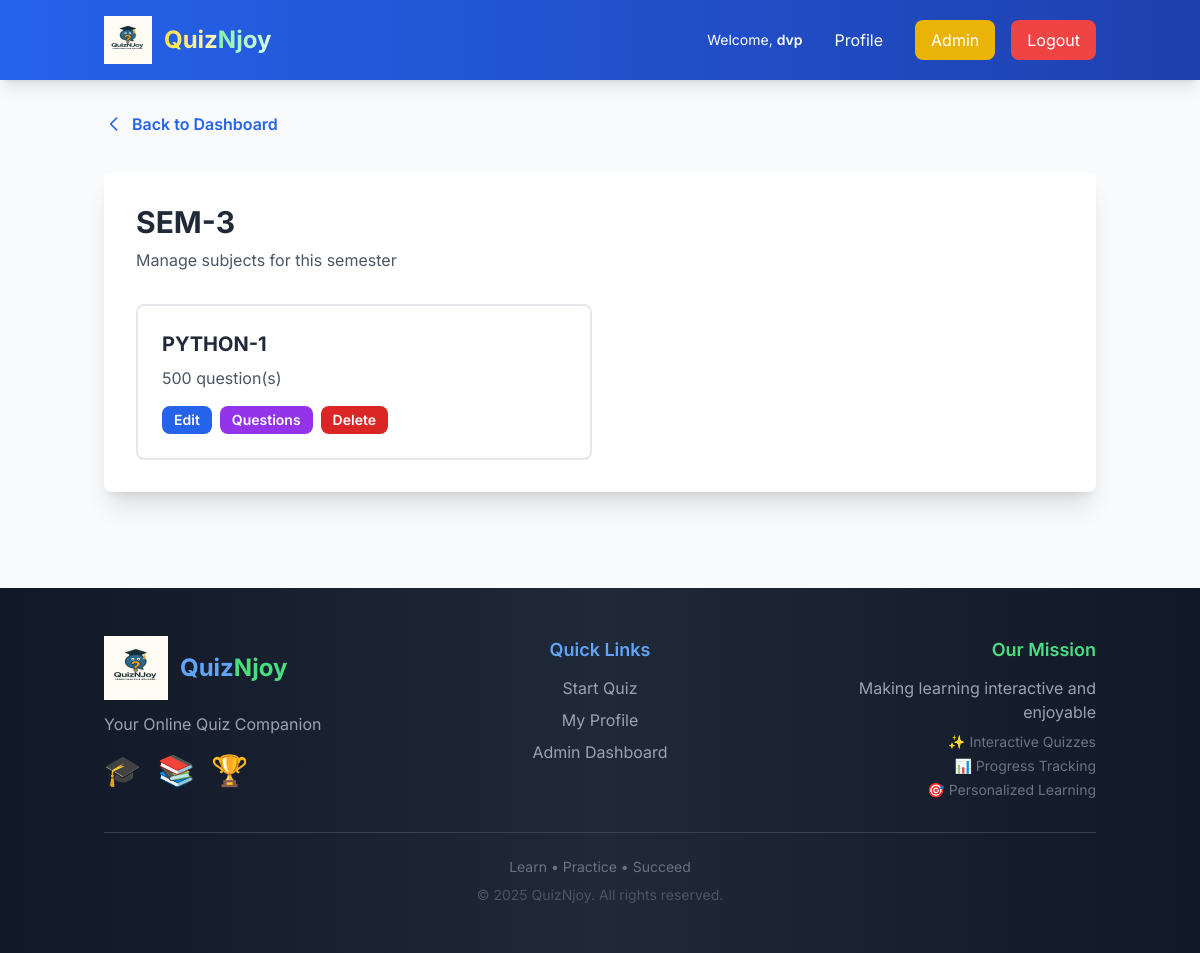
Page /semesters/admin/manage-subjects/1/ (signed in) on the earlier database version.
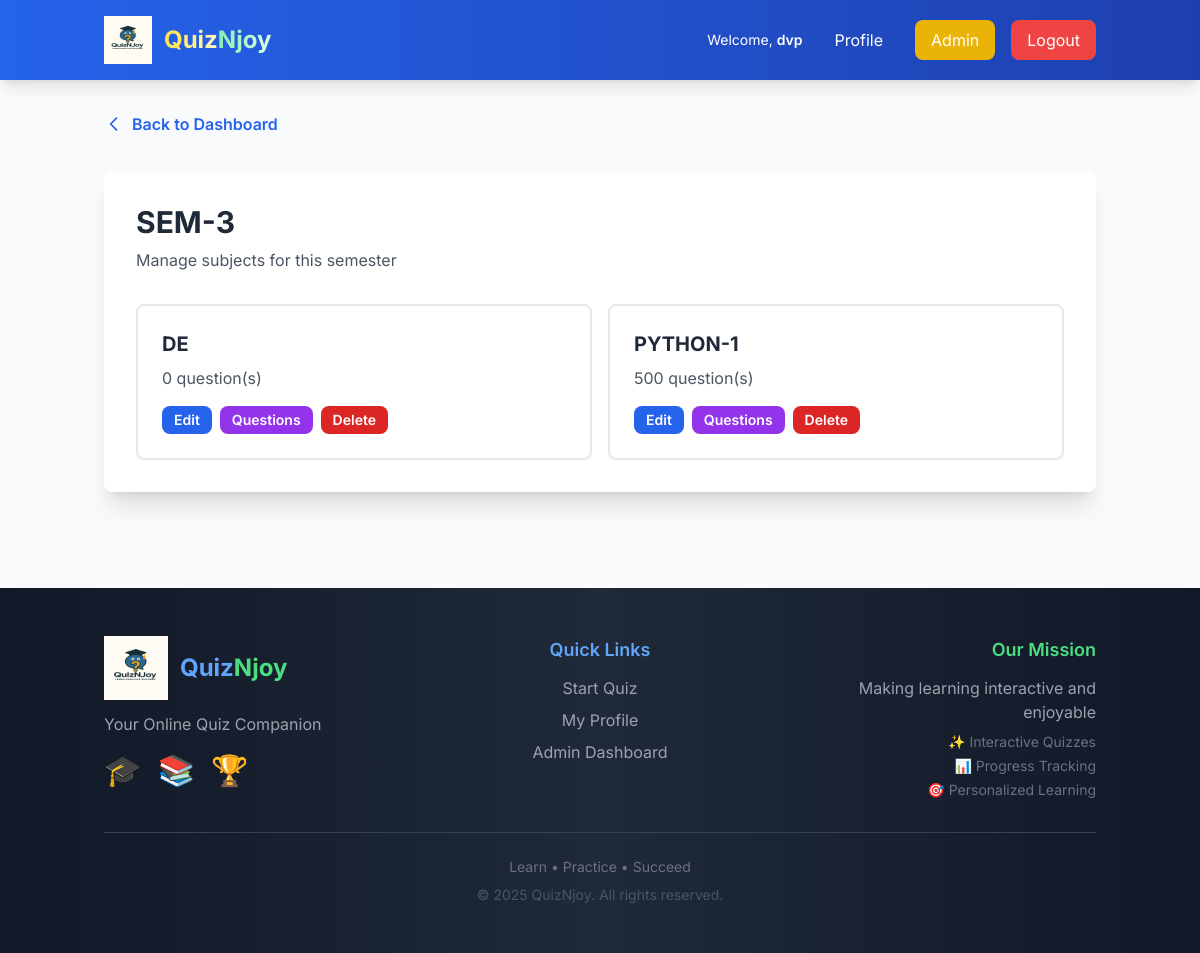
Same page on the later database version.
### semesters/models.py (models this page shows, shortened)
class Semester(models.Model):
    name = models.CharField(max_length=100, unique=True)
    description = models.TextField(blank=True)
    created_at = models.DateTimeField(auto_now_add=True)
    class Meta:
        ordering = ['name']

class Subject(models.Model):
    semester = models.ForeignKey(Semester, on_delete=models.CASCADE, related_name='subjects')
    name = models.CharField(max_length=200)
    code = models.CharField(max_length=20, blank=True)
    created_at = models.DateTimeField(auto_now_add=True)
    class Meta:
        ordering = ['semester', 'name']
        unique_together = ['semester', 'name']

### semesters/views.py (the view)
# urls.py: path('admin/manage-subjects/<int:semester_id>/', views.manage_subjects, name='manage_subjects'),
@staff_member_required
def manage_subjects(request, semester_id):
    semester = get_object_or_404(Semester, id=semester_id)
    subjects = Subject.objects.filter(semester=semester)
    return render(request, 'semesters/manage_subjects.html', {
        'semester': semester,
        'subjects': subjects
    })

### templates/semesters/manage_subjects.html (shortened to what this page needs)
{% extends 'base.html' %}
{% block content %}
<div class="max-w-6xl mx-auto">
    <div class="mb-8">
        <a href="{% url 'semesters:admin_dashboard' %}" class="inline-flex items-center text-blue-600 hover:text-blue-800 font-semibold">
            <svg class="w-5 h-5 mr-2" fill="none" stroke="currentColor" viewBox="0 0 24 24">
                <path stroke-linecap="round" stroke-linejoin="round" stroke-width="2" d="M15 19l-7-7 7-7"/>
            </svg>
            Back to Dashboard
        </a>
    </div>
    <div class="bg-white rounded-lg shadow-xl p-8">
        <h1 class="text-3xl font-bold text-gray-800 mb-2">{{ semester.name }}</h1>
        <p class="text-gray-600 mb-8">Manage subjects for this semester</p>
        {% if subjects %}
            <div class="grid grid-cols-1 md:grid-cols-2 gap-4">
                {% for subject in subjects %}
                    <div class="border-2 border-gray-200 rounded-lg p-6 hover:border-green-600 transition duration-300">
                        <h3 class="text-xl font-bold text-gray-800 mb-2">{{ subject.name }}</h3>
                        <p class="text-gray-600 mb-4">{{ subject.questions.count }} question(s)</p>
                        <div class="flex gap-2">
                            <a href="{% url 'semesters:edit_subject' subject.id %}" class="inline-block bg-blue-600 hover:bg-blue-700 text-white px-3 py-1 rounded-lg transition duration-300 text-sm font-semibold">
                                Edit
                            </a>
                            <a href="{% url 'semesters:manage_questions' subject.id %}" class="inline-block bg-purple-600 hover:bg-purple-700 text-white px-3 py-1 rounded-lg transition duration-300 text-sm font-semibold">
                                Questions
                            </a>
                            <a href="{% url 'semesters:delete_subject' subject.id %}" class="inline-block bg-red-600 hover:bg-red-700 text-white px-3 py-1 rounded-lg transition duration-300 text-sm font-semibold">
                                Delete
                            </a>
                        </div>
                    </div>
                {% endfor %}
            </div>
        {% else %}
            <p class="text-gray-600 text-center py-8">No subjects created for this semester yet.</p>
        {% endif %}
    </div>
</div>
{% endblock %}

### templates/base.html (shortened to what this page needs)
<!DOCTYPE html>
<html lang="en">
<head>
    <script src="https://cdn.tailwindcss.com"></script>
</head>
<body class="bg-gray-50">
    <nav class="bg-gradient-to-r from-blue-600 to-blue-800 text-white shadow-lg">
        <div class="container mx-auto px-4">
            <div class="flex justify-between items-center py-3 md:py-4">
                <a href="{% url 'home' %}" class="text-xl md:text-2xl font-bold flex items-center hover:scale-105 transition duration-300">
                    {% load static %}
                    <img src="{% static 'images/logo.png' %}" alt="QuizNJoy Logo" class="h-10 w-10 md:h-12 md:w-12 mr-2 md:mr-3">
                    <span class="bg-gradient-to-r from-yellow-300 to-yellow-100 bg-clip-text text-transparent">Quiz</span><span class="bg-gradient-to-r from-green-300 to-green-100 bg-clip-text text-transparent">Njoy</span>
                </a>
                <div class="hidden md:flex items-center space-x-4">
                    {% if user.is_authenticated %}
                        <span class="text-sm">Welcome, <span class="font-semibold">{{ user.username }}</span></span>
                        <a href="{% url 'accounts:profile' %}" class="hover:bg-blue-700 px-4 py-2 rounded-lg transition duration-300">Profile</a>
                        {% if user.is_staff %}
                            <a href="{% url 'semesters:admin_dashboard' %}" class="bg-yellow-500 hover:bg-yellow-600 px-4 py-2 rounded-lg transition duration-300">Admin</a>
                        {% endif %}
                        <a href="{% url 'accounts:logout' %}" class="bg-red-500 hover:bg-red-600 px-4 py-2 rounded-lg transition duration-300">Logout</a>
                    {% else %}
                        <a href="{% url 'accounts:login' %}" class="hover:bg-blue-700 px-4 py-2 rounded-lg transition duration-300">Login</a>
                        <a href="{% url 'accounts:signup' %}" class="bg-green-500 hover:bg-green-600 px-4 py-2 rounded-lg transition duration-300">Sign Up</a>
                    {% endif %}
                </div>
            </div>
        </div>
    </nav>
    <main class="container mx-auto px-3 sm:px-4 py-4 md:py-8">
        {% block content %}
        {% endblock %}
    </main>
    <footer class="bg-gradient-to-r from-gray-900 via-gray-800 to-gray-900 text-white mt-8 md:mt-16">
        <div class="container mx-auto px-4 py-8 md:py-12">
            <div class="grid grid-cols-1 md:grid-cols-3 gap-6 md:gap-8 mb-6 md:mb-8">
                <div class="text-center md:text-left">
                    <div class="flex items-center justify-center md:justify-start mb-3">
                        <img src="{% static 'images/logo.png' %}" alt="QuizNJoy Logo" class="h-16 w-16 mr-3">
                        <h3 class="text-2xl font-bold">
                            <span class="text-blue-400">Quiz</span><span class="text-green-400">Njoy</span>
                        </h3>
                    </div>
                    <p class="text-gray-400 mb-4">Your Online Quiz Companion</p>
                    <div class="flex justify-center md:justify-start space-x-4 text-3xl">
                        <span>🎓</span>
                        <span>📚</span>
                        <span>🏆</span>
                    </div>
                </div>
                <div class="text-center">
                    <h4 class="text-lg font-semibold mb-3 text-blue-400">Quick Links</h4>
                    <div class="space-y-2">
                        {% if user.is_authenticated %}
                            <a href="{% url 'quiz:select_semester' %}" class="block text-gray-400 hover:text-white transition duration-200">Start Quiz</a>
                            <a href="{% url 'accounts:profile' %}" class="block text-gray-400 hover:text-white transition duration-200">My Profile</a>
                            {% if user.is_staff %}
                                <a href="{% url 'semesters:admin_dashboard' %}" class="block text-gray-400 hover:text-white transition duration-200">Admin Dashboard</a>
                            {% endif %}
                        {% else %}
                            <a href="{% url 'accounts:login' %}" class="block text-gray-400 hover:text-white transition duration-200">Login</a>
                            <a href="{% url 'accounts:signup' %}" class="block text-gray-400 hover:text-white transition duration-200">Sign Up</a>
                        {% endif %}
                    </div>
                </div>
                <div class="text-center md:text-right">
                    <h4 class="text-lg font-semibold mb-3 text-green-400">Our Mission</h4>
                    <p class="text-gray-400 mb-2">Making learning interactive and enjoyable</p>
                    <div class="space-y-1 text-sm text-gray-500">
                        <p>✨ Interactive Quizzes</p>
                        <p>📊 Progress Tracking</p>
                        <p>🎯 Personalized Learning</p>
                    </div>
                </div>
            </div>
            <div class="border-t border-gray-700 pt-6 text-center">
                <p class="text-sm text-gray-500">Learn • Practice • Succeed</p>
                <p class="text-sm text-gray-600 mt-2">© 2025 QuizNjoy. All rights reserved.</p>
            </div>
        </div>
    </footer>
</body>
</html>

### templates/base.html (style rules this page uses)
body { font-family: 'Inter', sans-serif; -webkit-font-smoothing: antialiased; -moz-osx-font-smoothing: grayscale; }
html { scroll-behavior: smooth; }

Differences in the rows shown:
added Subject: name "DE", questions.count "0"
